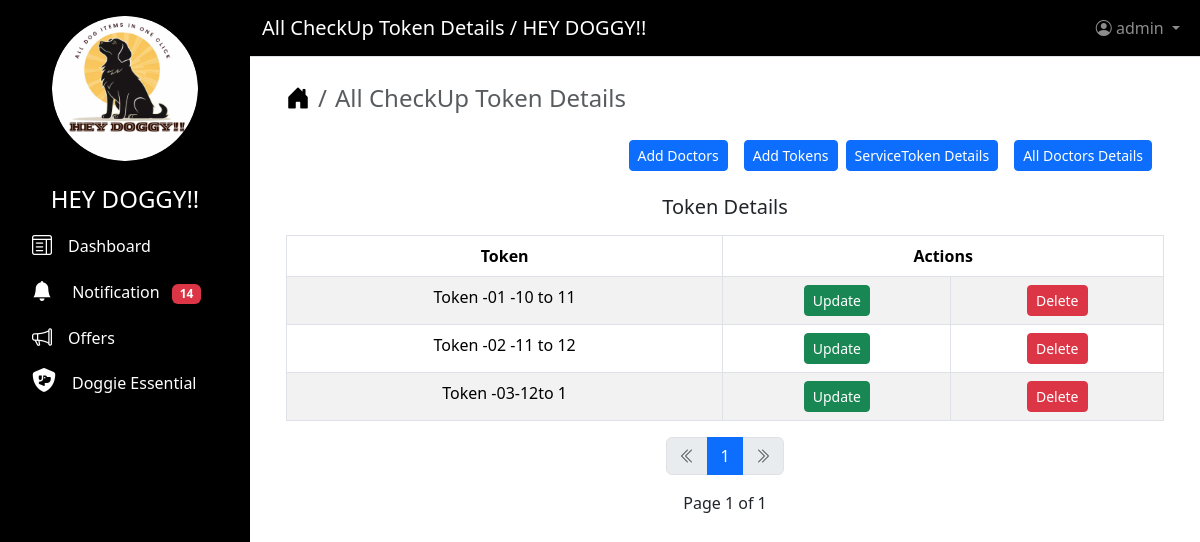
The app's page /view/Checkup/token (signed in), older data.
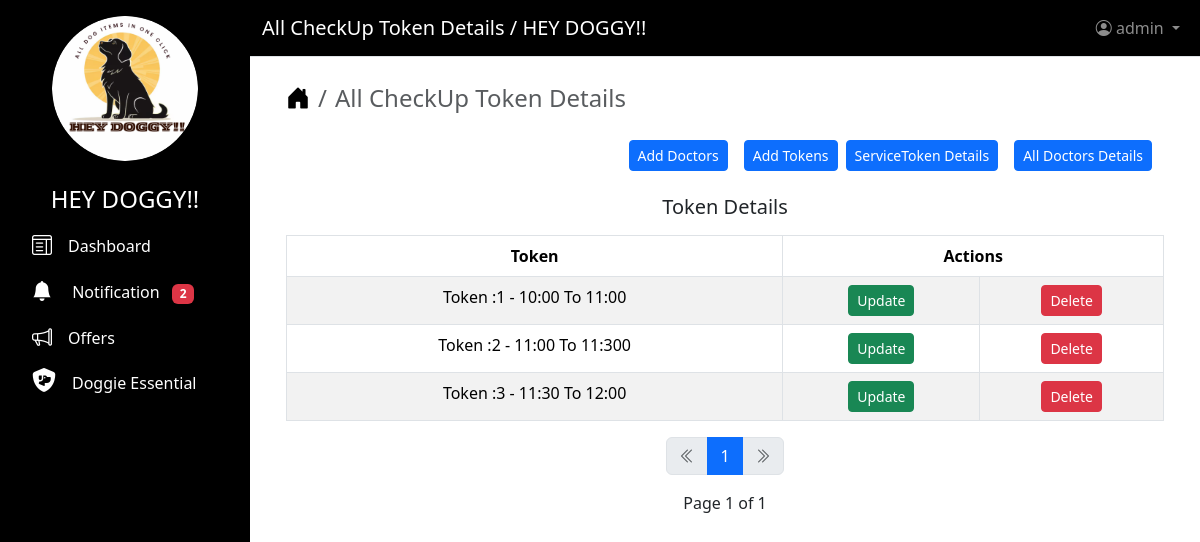
The same page, newer data.
### shop/models.py (models this page shows, shortened)
class Token(models.Model):
    Token = models.CharField(max_length=200, unique=True)
    token_available = models.BooleanField(default=True)

### shop/views.py (the view)
class TokenListView(LoginRequiredMixin, ListView):
    template_name = "all_tokens.html"
    context_object_name = "all_tokens"
    paginate_by = 6
    ordering = ["id"]
    model = Token
    def dispatch(self, request, *args, **kwargs):
        if request.user.role != "SHOP OWNER":
            return redirect("403")
        return super().dispatch(request, *args, **kwargs)
    def get_context_data(self, **kwargs):
        context = super().get_context_data(**kwargs)
        context["page_title"] = "All CheckUp Token Details"
        context["counts"] = Notification.objects.filter(
            is_read=False, username=self.request.user
        ).count()
        return context

### shop/templates/all_tokens.html (shortened to what this page needs)
{% extends "base.html" %}
{% block content %}
    {% if request.user.role == "SHOP OWNER" %}
        <div class="container ">
            <nav aria-label="breadcrumb">
                <ol class="breadcrumb fs-4">
                    <li class="breadcrumb-item">
                        <a href="{% url 'home' %}" class="text-decoration-none text-black"><i class="bi bi-house-door-fill"></i></a>
                    </li>
                    <li class="breadcrumb-item active" aria-current="page">{{ page_title }}</li>
                </ol>
            </nav>
        </div>
        <div class="d-grid gap-2 d-md-flex justify-content-md-end me-4 mt-2">
            <a href="{% url 'add_doctors_checkup_details' %}">
                <button class="btn btn-primary me-md-2 btn-sm mt-2" type="button">Add Doctors</button>
            </a>
            <a href="{% url 'add_token_checkup_details' %}">
                <button class="btn btn-primary btn-sm mt-2" type="button">Add Tokens</button>
            </a>
            <a href="{% url 'view_service_token' %}">
                <button class="btn btn-primary me-md-2 btn-sm mt-2" type="button">ServiceToken Details</button>
            </a>
            <a href="{% url 'view_checkup_details' %}">
                <button class="btn btn-primary btn-sm mt-2" type="button">All Doctors Details</button>
            </a>
        </div>
        <div class="container mt-4">
            <h5 class="text-center">Token Details</h5>
            {% if all_tokens %}
                <div class="table-responsive">
                    <table class="table table-bordered table-striped table-hover mt-2">
                        <thead>
                            <tr class="text-center">
                                <th>Token</th>
                                <th colspan=2>Actions</th>
                            </tr>
                        </thead>
                        <tbody>
                            {% for all_token in all_tokens %}
                                <tr class="text-center">
                                    <td>{{ all_token.Token }}</td>
                                    <td>
                                        <a href="{% url 'update_token_checkup_details' all_token.id %}">
                                            <button type="submit" class="btn btn-success btn-sm">Update</button>
                                        </a>
                                    </td>
                                    <td>
                                        <button type="button"
                                                class="btn btn-danger btn-sm"
                                                data-bs-toggle="modal"
                                                data-bs-target="#exampleModal{{ all_token.id }}">Delete</button>
                                    </td>
                                </tr>
                            {% endfor %}
                        </tbody>
                    </table>
                    {% include "pagination.html" %}
                </div>
            {% else %}
                <div class="alert alert-primary text-center" role="alert">Currently No Tokens Added</div>
            {% endif %}
        </div>
    {% endif %}
{% endblock content %}

### users/templates/base.html (shortened to what this page needs)
<!DOCTYPE html>
<html lang="en">
  <head>
    {% load static %}
    <link href="https://cdnjs.cloudflare.com/ajax/libs/font-awesome/6.5.0/css/all.min.css"
          rel="stylesheet">
    <link rel="stylesheet"
          href="https://cdn.jsdelivr.net/npm/bootstrap-icons@1.11.3/font/bootstrap-icons.min.css">
    <link rel="stylesheet"
          href="https://cdnjs.cloudflare.com/ajax/libs/bootstrap/5.3.2/css/bootstrap.min.css" />
  </head>
  <body>
    <nav class="sidebar text-white p-3">
      <div class="d-grid col-8 mx-auto">
        <img src="{% static 'image/09.png' %}"
             alt="Logo"
             class="img-fluid rounded-circle"
             height="100"
             width="160">
      </div>
      <ul class="nav flex-column">
        <li class="nav-item">
          <h4 class="text-center mt-4">HEY DOGGY!!</h4>
        </li>
        <li class="nav-item">
          <a class="nav-link active text-decoration-none text-white"
             href="{% url 'dashboard' %}">
            <i class="bi bi-layout-text-window fs-5"></i><span class="ms-3">Dashboard</span>
          </a>
        </li>
        <li class="nav-item">
          <a class="nav-link active text-decoration-none text-white"
             href="{% url 'notification' %}">
            <i class="bi bi-bell-fill fs-5"></i>
            <span class="ms-3">Notification</span>
            <span class="badge bg-danger ms-2">{{ counts }}</span>
          </a>
        </li>
        <li class="nav-item">
          <a class="nav-link active text-decoration-none text-white"
             href="{% url 'view_offers' %}">
            <i class="bi bi-megaphone fs-5"></i><span class="ms-3">Offers</span>
          </a>
        </li>
        <li class="nav-item">
          <a class="nav-link active text-decoration-none text-white"
             href="{% url 'view_shop' %}">
            <i class="fa-solid fa-shield-dog fs-4"></i><span class="ms-3">Doggie Essential</span>
          </a>
        </li>
      </ul>
    </nav>
    <div class="main-content">
      <nav class="navbar navbar-expand-lg navbar-dark border-bottom"
           style="background-color: #000000">
        <div class="container-fluid">
          <a class="navbar-brand text-white" href="#">{{ page_title }} / HEY DOGGY!!</a>
          <ul class="navbar-nav ms-auto">
            <li class="nav-item dropdown">
              <a class="nav-link dropdown-toggle"
                 href="#"
                 id="navbarDropdown"
                 role="button"
                 data-bs-toggle="dropdown">
                <i class="bi bi-person-circle"></i> {{ user }}
              </a>
            </li>
          </ul>
        </div>
      </nav>
      <div class="content-area p-4">
        {% block content %}
        {% endblock content %}
      </div>
    </div>
  </body>
</html>

Row changes from the older to the newer data that the page shows:
removed Token: Token "Token -02 -11 to 12"
removed Token: Token "Token -03-12to 1"
added Token: Token "Token :1 - 10:00 To 11:00"
added Token: Token "Token :2 - 11:00 To 11:300"
changed Token: Token "Token -01 -10 to 11" → "Token :3 - 11:30 To 12:00"
Text that changed along with them:
{{ counts }}: "14" → "2"
